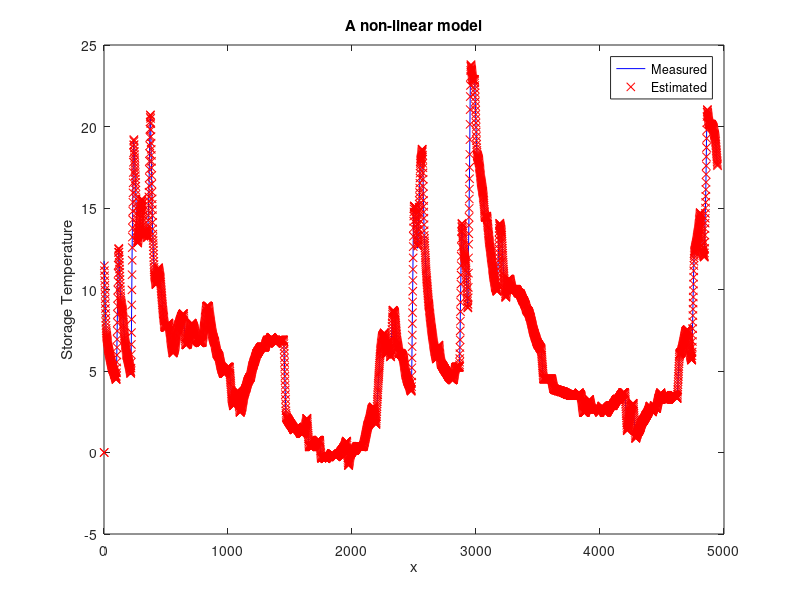

Write MATLAB code to recreate this figure.
%Nelson Campos
% Systems Identification
% This task is estimates the parameters of a Solar Heating System. Although the system are non-linear, it is linear on the parameters.
% The data were collected using the http://arohatgi.info/WebPlotDigitizer/
% References: TOOLS FOR SEMIPHYSICAL MODELLING

clear all
close all

%The data acquisition

%The number of collected data
N = 4948;

%The solar intensity is collected from the intensity.csv file
dataI = csvread('intensity.csv');
dataI = dataI(1:N,:);
I = dataI(:,2);

%The pump velocity is collect from pump2.csv file
dataPump = csvread('pump2.csv');

%The matrix dimensions must agree
dataPump = dataPump(1:N,:);
u = dataPump(:,2);

%The output data
dataOut = csvread('y.csv');
y = dataOut(:,2);

%From the non-linear model, the predicted output is defined as bellow:
%y(t) = theta1*y(t-1) + theta2*u(t-1)*I(t-2)

%Definition of the non-linear regressor
phi = zeros(2,N);
for(k = 3:N)
    phi(1, k) = y(k-1);
    phi(2, k) = u(k-1)*I(k-2);
end

%Definition of theta
%theta = (((sum(phi*phi'))/N).^-1).*(sum(phi*y)/N);
theta = inv(phi*phi')*(phi*y);
%From the non-linear predictor
y2 = phi'*theta;
plot(1:N, y, 'b', 1:N, y2, 'rx'), xlabel('x'), ylabel('Storage Temperature'), legend('Measured', 'Estimated'), title('A non-linear model')
